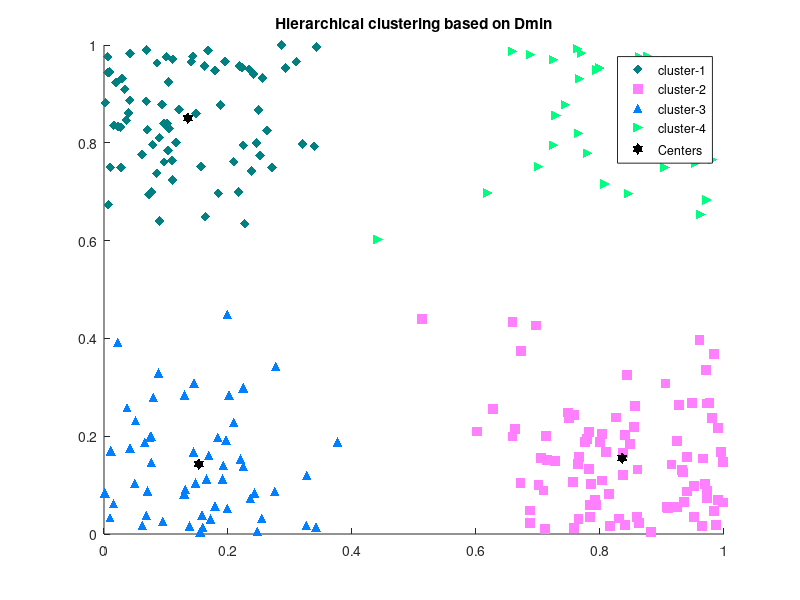

This figure's MATLAB source: (Note: this script raises an error after producing the figure.)
%% Assignment 2

clear all;
%%

data = load('data/cluster_data.mat');
data = data.cluster_data;



     

%% Question 1
figure (3)
hold on;
temp = squareform(pdist(data));
Z = linkage (temp,'single');
T = cluster(Z,'maxclust',4);
data(:,3) = T;
title('Hierarchical clustering based on Dmin')
scatter(data(data(:,3) == 1,1),data(data(:,3) == 1,2),50,[0 0.5 0.5],'filled','d')
scatter(data(data(:,3) == 2,1),data(data(:,3) == 2,2),50,[1 0.5 1],'filled','s')
scatter(data(data(:,3) == 3,1),data(data(:,3) == 3,2),50,[0 0.5 1],'filled','^')
scatter(data(data(:,3) == 4,1),data(data(:,3) == 4,2),50,[0 1 0.5],'filled','>')
clusters = 4;
       c = clusterdata(data,'linkage','single','maxclust',clusters);
       data(:,3) = c;
       for i = 1:clusters
            centroid(i,:) = mean(data(data(:,3)== i,1:2));
       end
       scatter (centroid(:,1),centroid(:,2),80,'k','filled','h');
       data(data(:,3)== i,:)

hold off;
legend('cluster-1','cluster-2','cluster-3','cluster-4','Centers')
%% Question 2 
clear all;

data = load('C:\Users\arjun\OneDrive\Documents\PatternRecognition\lab7\cluster_data.mat ');
data = data.cluster_data;

figure (3)
hold on;
temp = squareform(pdist(data));
Z = linkage (temp,'complete');
T = cluster(Z,'maxclust',4);
data(:,3) = T;
title('Hierarchical clustering based on Dmax')
scatter(data(data(:,3) == 1,1),data(data(:,3) == 1,2),50,[0 0.5 0.5],'filled','d')
scatter(data(data(:,3) == 2,1),data(data(:,3) == 2,2),50,[1 0.5 1],'filled','s')
scatter(data(data(:,3) == 3,1),data(data(:,3) == 3,2),50,[0 0.5 1],'filled','^')
scatter(data(data(:,3) == 4,1),data(data(:,3) == 4,2),50,[0 1 0.5],'filled','>')
clusters = 4;

       for i = 1:clusters
            centroid(i,:) = mean(data(data(:,3)== i,1:2));
       end
       scatter (centroid(:,1),centroid(:,2),80,'k','filled','h');
       data(data(:,3)== i,:)

hold off;
legend('cluster-1','cluster-2','cluster-3','cluster-4','Centers')


     
 %% Question 4
figure()
hold on

distances = pdist(data);
tree = linkage(distances,'average');
dendrogram(tree)
title('Dendogram based on average linkage')
hold off